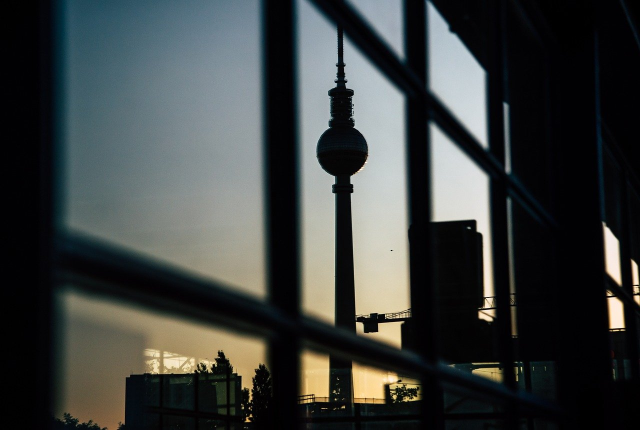
#> input picture berlin.jpg, 1280 x 860 px (shown at 1/2 size)
$ jupyter execute --allow-errors Notebook_Predictive-risk_Deterministic_equivalent.ipynb
#> lines starting #> are read from the running program, lines starting #| are printed output that depends on the picture
### utils.py
#!/usr/bin/env python3
# -*- coding: utf-8 -*-
"""
Created on Fri Jan 26 11:41:15 2024

@author: isdabo
"""

import numpy as np
import matplotlib.pyplot as plt


def degre_col(M):
  """
  Compute the degree of the transpose of a matrix and return the result.

  Args:
      M (array): Matrix.

  Returns:
      p*p array: The diagonal matrix whose i-th entry is the sum of the entries of the i-th column of M.
  """
  n = M.shape[0]
  p = M.shape[1]
  D = np.zeros((p,p))
  for i in range(p):
    D[i,i] = sum(M[:,i])
  return D/n

def T(x, Gamma, p, epsilon = 0.0000000001, iter_max = 500000):
  """
  Computes the p*p diagonal matrix T(x) associated to the variance profile Gamma using a fixed-point algorithm.

  Args:
      x (complex/float): The value for which we want to compute T(x).
      Gamma (array): Variance profile associated to T(x).
      p (int): Number of columns of Gamma.
      epsilon (float): Accuracy of the fixed-point algorithm.
      iter_max (int): Maximal number of iterations of the algorithm.

      Returns:
      p*p array: The matrix T(x).
  """
  n = Gamma.shape[0]
  t = np.zeros((p,1))
  t1 = np.ones((p,1))
  iter = 0
  while np.linalg.norm(t-t1) > epsilon and iter < iter_max:
    t1 = t
    t = 1/((Gamma.T/n) @ (1/(1+(Gamma/n)@t))-x)
    iter += 1
  if iter == iter_max:
    print(np.linalg.norm(t-t1))
  return t

# [44 lines left out: functions T_tilde, kappa, not called in this run]

def T_deriv(x, Gamma, p, epsilon = 0.000000001):
  """
  Computes the derivative of T(x) associated to the variance profile Gamma.

  Args:
      x (complex/float): The value for which we want to compute the derivative of T(x).
      Gamma (array): Variance profile associated to T(x).
      p (int): Number of columns of Gamma.
      epsilon (float): Accuracy needed to compute T(x).

      Returns:
      p*p array: The derivative of T(x).
  """
  return (T(x - 2*epsilon, Gamma, p) - 8*T(x - epsilon, Gamma, p) + 8*T(x + epsilon, Gamma, p) - T(x + 2*epsilon, Gamma, p))/(12*epsilon)

# [30 lines left out: functions T_tilde_deriv, kappa_deriv, not called in this run]


def variance_profile(name, n, p, tau = 0.05, tau2 = 10, tau3 = 0.1, const = 1, prob = 10, K = 500, param_exp = 1, param_poi = 1, row1 = 1, col1 = 0.005, row2 = 1, col2 = 1, const_band = 1, threshold_diag = 10):
  """
  Computes a variance profile given is name amongst some examples.

  Args:
      name (string): The name of the wanted variance profile.
      n (int): Number of lines of Gamma.
      p (int): Number of columns of Gamma.
      tau (float): Parameter for the Piecewise constant \ Block \ Polynomial variance profiles.
      tau2 (float): Parameter for the Block variance profile.
      tau3 (float): Parameter for the Block variance profile.
      const (float): Parameter for the Constant variance profile.
      prob (float): Parameter for the Bernoulli variance profile, it must be greater than 0 and less than 1.
      K (float): Parameter for the Bi-stochastic variance profile.
      param_exp (float): Parameter for the Exponential variance profile.
      param_poi (float): Parameter for the Poisson variance profile.
      row1 (float): Parameter for the Alternated rows variance profile.
      row2 (float): Parameter for the Alternated rows profile.
      col1 (float): Parameter for the Alternated columns profile.
      col2 (float): Parameter for the Alternated columns profile.
      const_band (float): Parameter for the Band profile.
      threshold_diag (int): Parameter for the Band variance profile, it must be positive and less than max(n,p).

      Returns:
      n*p array: The wanted variance profile.
  """
  if name == 'constant':
    Gamma = const * np.ones((n,p))
  if name == 'const_piecewise':
    Gamma = np.ones((n,p))
    Gamma[0:n//4,0:p//4] *= tau
    Gamma[n//4:,p//4:] *= tau
  if name == 'block':
    Gamma = np.ones((n,p))
    Gamma[0:n//4,0:p//4] *= tau
    Gamma[n//4:(n//4+n//3),p//4:(p//4+p//3)] *= tau
    Gamma[n//4+n//3:,(p//4+p//3):] *= tau
    Gamma[0:n//4,p//4:(p//4+p//3)] *= tau2
    Gamma[n//4:n//4+n//3,0:p//4] *= tau2
    Gamma[n//4:(n//4+n//3):,(p//4+p//3):] *= tau3
    Gamma[(n//4+n//3):,p//4:(p//4+p//3)] *= tau3
  if name == 'alternate_row':
    Gamma = np.ones((n,p))
    Gamma[0::2] = row1
    Gamma[1::2] = row2
  if name == 'alternate_column':
    Gamma = np.ones((n,p))
    Gamma[:,0::2] = col1
    Gamma[:,1::2] = col2
  if name == 'bernoulli':
    Gamma =  np.random.binomial(1,prob_times_p / p ,size=(n,p))
  if name == 'bernoulli_piecewise':
    Gamma = np.ones((n,p))
    Gamma[0:n//4,0:p//4] = np.random.binomial(1,prob_times_p / p ,size=Gamma[0:n//4,0:p//4].shape)
    Gamma[n//4:,p//4:] = np.random.binomial(1,prob_times_p / p ,size=Gamma[n//4:,p//4:].shape)
  if name == 'doubly_stochastic':
    Gamma = np.zeros((n,p))
    Inter = np.zeros((n,p))
    if n >= p:
      Inter[0:p, :] = np.eye(p)
      Inter[p:,:] = 1/p
    else:
      Inter[:, 0:n] = np.eye(n)
      Inter[:,n:] = 1/p
    for _ in range(K):
      np.random.shuffle(Inter)
      np.random.shuffle(Inter.T)
      Gamma += p*Inter/K
  if name == 'exponential':
    Gamma = np.random.exponential(param_exp, size = (n,p))
  if name == 'poisson':
    Gamma = np.random.poisson(param_poi, size = (n,p))
  if name == 'polynomial':
    Gamma = np.ones((n,p))
    for i in range(n):
        for j in range(p):
            Gamma[i,j] *= tau+ (np.abs(i-j)/min(n,p))**6
  if name == 'band':
    Gamma = tau * np.ones((n,p))
    for i in range(n):
        for j in range(p):
            if np.abs(i-j) < threshold_diag:
              Gamma[i,j] = const_band
  return (Gamma/(np.sum(np.abs(Gamma))))*p*n


# [32 lines left out: function MSE, not called in this run]

def R_ts(lam, Gamma, Gamma_test, n, p, alpha = 1, sig = 1, mse = False, profile_test = None, eps = 0.000001):
  """
  Computes the predictive risk, its deterministice equivalent and the square loss associated to the ridge estimator

  Args:
      lam (float): Regularisation parameter of the ridge regression. It must be non-negative.
      Gamma (n*p array): Variance profile of the train set.
      Gamma_test (1*p array): Variance profile of the test set.
      n (int): Sample size of the train set.
      p (int): Number of features.
      alpha (float): Variance of the ridge estimator. It must be positive.
      sig (float): Variance of the error term epsilon. It must be positive.
      mse (bool): If True the square loss will be computed, otherwise it will not be computed.
      profile_test (string): Name of the variance profile of the test set.
      eps (float): Accuracy needed to compute T(-lam) and T^˜(-lam).

      Returns:
      (float, float, float): (The predictive risk, The deterministic equivalent, The square loss).
  """
  #print("---------- n = "+str(n)+" - p = "+str(p)+" - lambda = "+str(lam)+" ----------")
  X = np.sqrt(Gamma) * np.random.normal(0,1,size = (n,p))
  S = (X.T)@X/n
  Delta_n = degre_col(Gamma)
  Delta_test = degre_col(Gamma_test)
  R = None
  R_mse = None
  if p <= n or lam != 0:
    test = T(-lam, Gamma, p)
    test_pot_min = T(-sig*sig*p/(alpha*alpha*n), Gamma, p)
    test_deriv = T_deriv(-lam, Gamma, p)
    R_T = sig*sig + sig*sig/n * np.trace(Delta_test * test) + lam * ((lam * alpha * alpha / p) - sig*sig/n) * np.trace(Delta_test * test_deriv)
    Q = np.linalg.inv(S+lam*np.eye(p))
    Q2 = Q@Q
    R = sig*sig + (lam*lam*alpha*alpha)/p * np.trace(Delta_test @ Q2) + sig*sig/n * np.trace(Delta_test @ (S @ Q2))
  else:
    K = kappa(lam, Gamma, n, p)
    K_prime = kappa_deriv(lam, Gamma, n, p)
    S_tilde = X@(X.T)/n
    Q_tilde = np.linalg.inv(S_tilde + lam*np.eye(n))
    R_T = sig*sig + alpha*alpha/p * np.trace((K*Delta_test)*  (np.linalg.inv(K+Delta_n))) + ( sig*sig/n - (lam * alpha * alpha / p)) * np.trace(Delta_test * Delta_n * K_prime * np.linalg.inv((K+Delta_n)*(K+Delta_n)))
    R = sig*sig + np.trace(Delta_test @ ((alpha*alpha/p)* np.linalg.matrix_power((X.T/n) @ (Q_tilde @ X) - np.eye(p), 2) + (sig*sig/n) * (X.T/n)@(Q_tilde@(Q_tilde @ X))))
  if mse == True:
    R_mse = MSE(n, p, X, lam+eps, profile_test, alpha,sig)
  return R,R_T, R_mse

### Notebook_Predictive-risk_Deterministic_equivalent.ipynb
[cell 1]
import numpy as np
import matplotlib.pyplot as plt
import utils
from PIL import Image

[cell 2]
n = 800
p = 500
profile = 'test'
profile_test = 'test'
tau = 0.05
alpha = 1
sig = 1

Lambda_min = 0.1
Lambda_max = 6
Lambda_nb_points = 20
Lambdas = np.linspace(Lambda_min, Lambda_max, Lambda_nb_points)


#> (the rest of this cell did not finish here and is left out)

#> (a cell that did not finish here is left out)

[cell 4]
#Preprocessing of the Berlin photo
img = Image.open('berlin.jpg')
#> img is the input picture: PIL image 1280x860 RGB; mean R, G, B 59.7, 63.5, 62.1
numpydata = np.asarray(img)
Gamma_img = numpydata[:,:,1]
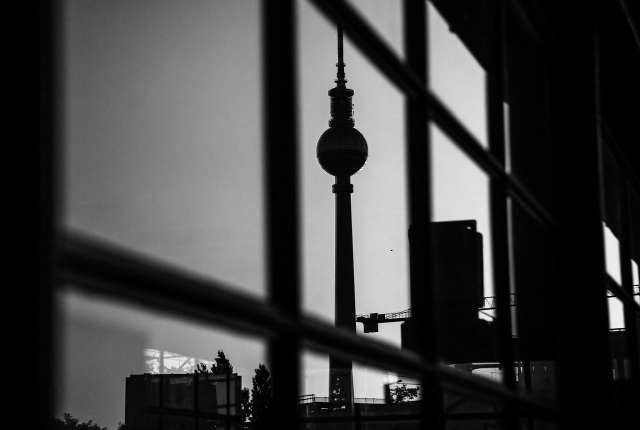
#> Gamma_img: shape (860, 1280) (shown at 1/2 size); min 0, max 255, mean 63.5
plt.imshow(Gamma_img[:,:])

[cell 5]
n = 800
p = 400


tau = 0.005
#tau = 10


alpha = 1
sig = 1

lam_min = 0.03
lam_max = 10
lam_nb_points = 80
lams = np.linspace(lam_min, lam_max, lam_nb_points)


Gamma_const = utils.variance_profile('constant', n, p, tau = tau)
Gamma_const_test = utils.variance_profile('constant', 1, p, tau = tau)
rts_const = [utils.R_ts(l, Gamma_const, Gamma_const_test, n, p, alpha = alpha, sig = sig) for l in lams]
rs0_const = [x[0] for x in rts_const]
rs1_const = [x[1] for x in rts_const]


Gamma_const_pw = utils.variance_profile('const_piecewise', n, p, tau = tau)
Gamma_const_pw_test = utils.variance_profile('const_piecewise', 1, p, tau = tau)
rts_const_pw  = [utils.R_ts(l, Gamma_const_pw, Gamma_const_pw_test, n, p, alpha = alpha, sig = sig) for l in lams]
rs0_const_pw  = [x[0] for x in rts_const_pw ]
rs1_const_pw  = [x[1] for x in rts_const_pw ]


Gamma_db_sto = utils.variance_profile('doubly_stochastic', n, p, tau = tau, K = 1000)
Gamma_db_sto_test = utils.variance_profile('doubly_stochastic', 1, p, tau = tau, K = 1000)
rts_db_sto = [utils.R_ts(l, Gamma_db_sto, Gamma_db_sto_test, n, p, alpha = alpha, sig = sig) for l in lams]
rs0_db_sto = [x[0] for x in rts_db_sto]
rs1_db_sto = [x[1] for x in rts_db_sto]


Gamma_poly = utils.variance_profile('test', n, p, param_exp = 10)
Gamma_poly_test = utils.variance_profile('test', 1, p, param_exp = 10)
rts_poly = [utils.R_ts(l, Gamma_poly, Gamma_poly_test, n, p, alpha = alpha, sig = sig) for l in lams]
rs0_poly = [x[0] for x in rts_poly]
rs1_poly = [x[1] for x in rts_poly]

Gamma_pw3 = utils.variance_profile('const_piecewise3', n, p, param_exp = 10)
Gamma_pw3_test = utils.variance_profile('const_piecewise3', 1, p, param_exp = 10)
rts_pw3 = [utils.R_ts(l, Gamma_pw3, Gamma_pw3_test, n, p, alpha = alpha, sig = sig) for l in lams]
rs0_pw3 = [x[0] for x in rts_pw3]
rs1_pw3 = [x[1] for x in rts_pw3]

Gamma_col = utils.variance_profile('alternate_column', n, p, param_exp = 10)
Gamma_col_test = utils.variance_profile('alternate_column', 1, p, param_exp = 10)
rts_col = [utils.R_ts(l, Gamma_col, Gamma_col_test, n, p, alpha = alpha, sig = sig) for l in lams]
rs0_col = [x[0] for x in rts_col]
rs1_col = [x[1] for x in rts_col]

img_resized = img.resize((p,n))
Gamma_image = np.asarray(img_resized)[:,:,1]
Gamma_image = (Gamma_image/(np.sum(np.abs(Gamma_image))))*p*n
rts_image = [utils.R_ts(l, Gamma_image, Gamma_image_test, n, p, alpha = alpha, sig = sig) for l in lams]
rs0_image = [x[0] for x in rts_poly]
rs1_image = [x[1] for x in rts_poly]
